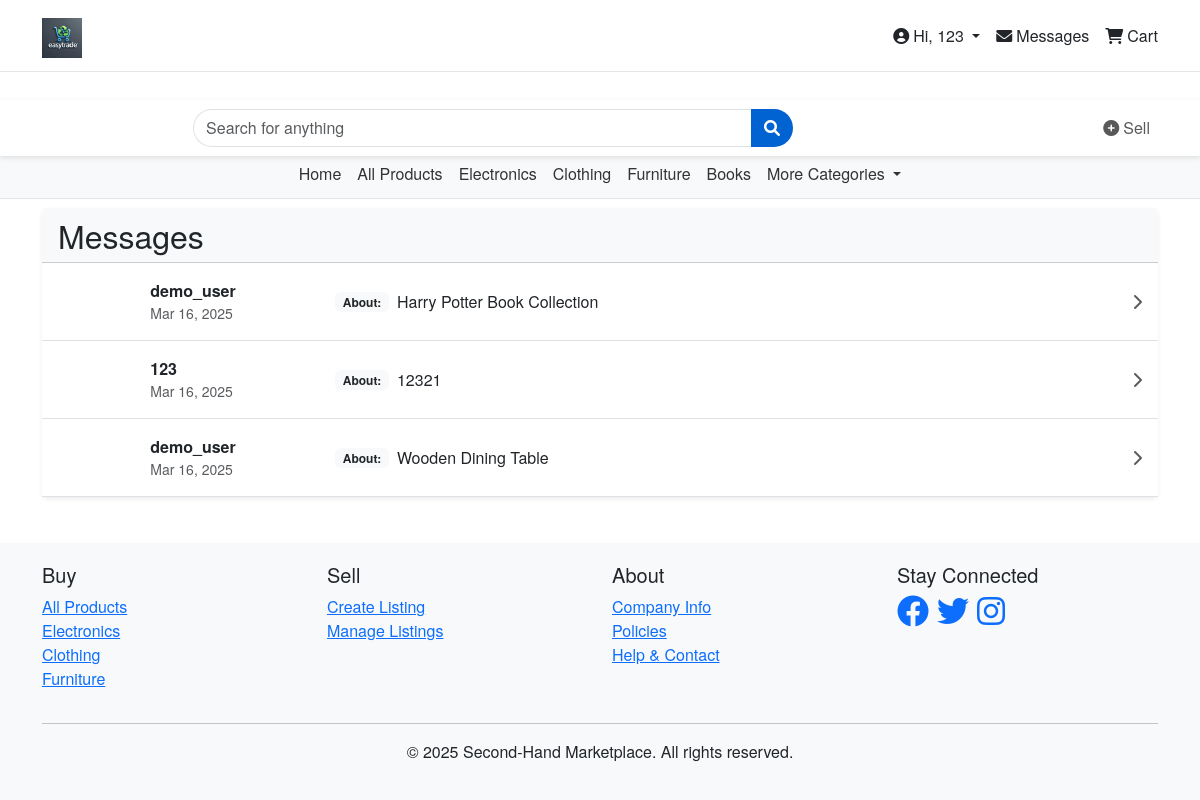
The page /messaging/inbox/ (signed in) on the database its author committed.
### messaging/models.py (models this page shows, shortened)
class Conversation(models.Model):
    participants = models.ManyToManyField(User, related_name='conversations')
    product = models.ForeignKey(Product, on_delete=models.CASCADE, related_name='conversations', null=True, blank=True)
    created_at = models.DateTimeField(auto_now_add=True)
    updated_at = models.DateTimeField(auto_now=True)
    class Meta:
        ordering = ['-updated_at']

### products/models.py (models this page shows, shortened)
class Product(models.Model):
    STATUS_CHOICES = (
        ('available', 'Available'),
        ('sold', 'Sold'),
        ('reserved', 'Reserved'),
    )
    id = models.UUIDField(primary_key=True, default=uuid.uuid4, editable=False)
    title = models.CharField(max_length=200)
    description = models.TextField()
    price = models.DecimalField(max_digits=10, decimal_places=2)
    category = models.ForeignKey(Category, on_delete=models.CASCADE, related_name='products')
    seller = models.ForeignKey(User, on_delete=models.CASCADE, related_name='products')
    condition = models.CharField(max_length=50)
    location = models.CharField(max_length=100)
    status = models.CharField(max_length=20, choices=STATUS_CHOICES, default='available')
    created_at = models.DateTimeField(auto_now_add=True)
    updated_at = models.DateTimeField(auto_now=True)
    class Meta:
        ordering = ['-created_at']

### messaging/views.py (the view)
# urls.py: path('inbox/', views.inbox, name='inbox'),
@login_required
def inbox(request):
    conversations = Conversation.objects.filter(participants=request.user)
    unread_counts = {}
    for conversation in conversations:
        unread_counts[conversation.id] = Message.objects.filter(
            conversation=conversation,
            is_read=False
        ).exclude(sender=request.user).count()
    context = {
        'conversations': conversations,
        'unread_counts': unread_counts,
    }
    return render(request, 'messages/inbox.html', context)

### messaging/context_processors.py (called while the page is built)
def unread_message_count(request):
    count = 0
    if request.user.is_authenticated:
        conversations = Conversation.objects.filter(participants=request.user)
        for conversation in conversations:
            count += Message.objects.filter(
                conversation=conversation,
                is_read=False
            ).exclude(sender=request.user).count()
    return {'unread_message_count': count}

### messaging/templatetags/messaging_extras.py (called while the page is built)
@register.filter
def get_item(dictionary, key):
    return dictionary.get(key, 0)

### templates/messages/inbox.html (shortened to what this page needs)
{% extends 'base.html' %}
{% load messaging_extras %}
{% block content %}
<div class="container mt-4">
    <div class="row">
        <div class="col-md-12">
            <div class="card border-0 shadow-sm">
                <div class="card-header bg-light d-flex justify-content-between align-items-center">
                    <h2 class="mb-0">Messages</h2>
                </div>
                <div class="card-body p-0">
                    {% if conversations %}
                        <div class="list-group list-group-flush">
                            {% for conversation in conversations %}
                                <a href="{% url 'conversation_detail' conversation.id %}" class="list-group-item list-group-item-action py-3 border-bottom">
                                    <div class="row align-items-center">
                                        <div class="col-md-2">
                                            {% with other_user=conversation.participants.exclude.first %}
                                                <div class="d-flex flex-column">
                                                    <span class="fw-bold">{{ other_user.username }}</span>
                                                    <small class="text-muted">{{ conversation.updated_at|date:"M d, Y" }}</small>
                                                </div>
                                            {% endwith %}
                                        </div>
                                        <div class="col-md-7">
                                            {% if conversation.product %}
                                                <div class="d-flex align-items-center">
                                                    <span class="badge bg-light text-dark me-2">About:</span>
                                                    <span>{{ conversation.product.title }}</span>
                                                </div>
                                            {% else %}
                                                <span class="text-muted">General conversation</span>
                                            {% endif %}
                                        </div>
                                        <div class="col-md-2 text-end">
                                            <i class="fas fa-chevron-right text-muted"></i>
                                        </div>
                                    </div>
                                </a>
                            {% endfor %}
                        </div>
                    {% endif %}
                </div>
            </div>
        </div>
    </div>
</div>
{% endblock %}

### templates/base.html (shortened to what this page needs)
<!DOCTYPE html>
<html lang="en">
<head>
    <link href="https://cdn.jsdelivr.net/npm/bootstrap@5.3.0/dist/css/bootstrap.min.css" rel="stylesheet">
    <link rel="stylesheet" href="https://cdnjs.cloudflare.com/ajax/libs/font-awesome/6.0.0/css/all.min.css">
</head>
<body>
    <nav class="navbar navbar-expand-lg navbar-light top-nav">
        <div class="container">
            <a class="navbar-brand" href="{% url 'home' %}">
                <img src="/media/logo.png" alt="Logo" height="40">
            </a>
            <div class="d-flex ms-auto">
                {% if user.is_authenticated %}
                    <div class="nav-item dropdown me-3">
                        <a class="nav-link dropdown-toggle" href="#" id="navbarDropdown" role="button" data-bs-toggle="dropdown">
                            <i class="fas fa-user-circle me-1"></i>Hi, {{ user.username }}
                        </a>
                    </div>
                    <a class="nav-link position-relative me-3" href="{% url 'inbox' %}">
                        <i class="fas fa-envelope me-1"></i>Messages
                    </a>
                {% else %}
                    <a class="nav-link me-3" href="{% url 'login' %}">Sign in</a>
                    <a class="nav-link me-3" href="{% url 'register' %}">Register</a>
                {% endif %}
                <a class="nav-link" href="{% url 'order_list' %}">
                    <i class="fas fa-shopping-cart me-1"></i>Cart
                </a>
            </div>
        </div>
    </nav>
    <nav class="navbar navbar-expand-lg navbar-light main-nav">
        <div class="container">
            <div class="collapse navbar-collapse" id="navbarNav">
                <form class="d-flex search-form mx-auto" action="{% url 'product_list' %}" method="get">
                    <input class="form-control search-input" type="search" name="query" placeholder="Search for anything" aria-label="Search">
                    <button class="btn search-btn" type="submit"><i class="fas fa-search"></i></button>
                </form>
                <ul class="navbar-nav ms-auto">
                    {% if user.is_authenticated %}
                    <li class="nav-item">
                        <a class="nav-link" href="{% url 'create_product' %}">
                            <i class="fas fa-plus-circle me-1"></i>Sell
                        </a>
                    </li>
                    {% endif %}
                </ul>
            </div>
        </div>
    </nav>
    <nav class="navbar navbar-expand-lg navbar-light category-nav">
        <div class="container">
            <div class="collapse navbar-collapse" id="categoryNav">
                <ul class="navbar-nav mx-auto">
                    <li class="nav-item">
                        <a class="nav-link" href="{% url 'home' %}">Home</a>
                    </li>
                    <li class="nav-item">
                        <a class="nav-link" href="{% url 'product_list' %}">All Products</a>
                    </li>
                    <li class="nav-item">
                        <a class="nav-link" href="{% url 'category_products' 'electronics' %}">Electronics</a>
                    </li>
                    <li class="nav-item">
                        <a class="nav-link" href="{% url 'category_products' 'clothing' %}">Clothing</a>
                    </li>
                    <li class="nav-item">
                        <a class="nav-link" href="{% url 'category_products' 'furniture' %}">Furniture</a>
                    </li>
                    <li class="nav-item">
                        <a class="nav-link" href="{% url 'category_products' 'books' %}">Books</a>
                    </li>
                    <li class="nav-item dropdown">
                        <a class="nav-link dropdown-toggle" href="#" id="categoriesDropdown" role="button" data-bs-toggle="dropdown">
                            More Categories
                        </a>
                    </li>
                </ul>
            </div>
        </div>
    </nav>
    <div class="content">
        {% block content %}{% endblock %}
    </div>
    <footer class="footer">
        <div class="container">
            <div class="row">
                <div class="col-md-3">
                    <h5>Buy</h5>
                    <ul class="list-unstyled">
                        <li><a href="{% url 'product_list' %}">All Products</a></li>
                        <li><a href="{% url 'category_products' 'electronics' %}">Electronics</a></li>
                        <li><a href="{% url 'category_products' 'clothing' %}">Clothing</a></li>
                        <li><a href="{% url 'category_products' 'furniture' %}">Furniture</a></li>
                    </ul>
                </div>
                <div class="col-md-3">
                    <h5>Sell</h5>
                    <ul class="list-unstyled">
                        <li><a href="{% url 'create_product' %}">Create Listing</a></li>
                        <li><a href="{% url 'dashboard' %}">Manage Listings</a></li>
                    </ul>
                </div>
                <div class="col-md-3">
                    <h5>About</h5>
                    <ul class="list-unstyled">
                        <li><a href="#">Company Info</a></li>
                        <li><a href="#">Policies</a></li>
                        <li><a href="#">Help & Contact</a></li>
                    </ul>
                </div>
                <div class="col-md-3">
                    <h5>Stay Connected</h5>
                    <div class="d-flex">
                        <a href="#" class="me-2"><i class="fab fa-facebook fa-2x"></i></a>
                        <a href="#" class="me-2"><i class="fab fa-twitter fa-2x"></i></a>
                        <a href="#" class="me-2"><i class="fab fa-instagram fa-2x"></i></a>
                    </div>
                </div>
            </div>
            <hr>
            <div class="text-center">
                <p>&copy; {% now "Y" %} Second-Hand Marketplace. All rights reserved.</p>
            </div>
        </div>
    </footer>
</body>
</html>

### templates/base.html (style rules this page uses)
:root { --ebay-blue: #0063D1; --ebay-red: #e53238; --ebay-yellow: #f5af02; --ebay-green: #86b817; }
body { padding-top: 160px; min-height: 100vh; display: flex; flex-direction: column; font-family: "Helvetica Neue", Helvetica, Arial, sans-serif; }
.content { flex: 1; }
.footer { margin-top: auto; padding: 20px 0; background-color: #f8f9fa; }
.navbar-brand { font-weight: bold; color: var(--ebay-blue) !important; font-size: 1.8rem; }
.top-nav { background-color: #fff; border-bottom: 1px solid #e5e5e5; padding: 8px 0; z-index: 1030; position: fixed; top: 0; left: 0; right: 0; }
.main-nav { background-color: #fff; box-shadow: 0 2px 5px rgba(0,0,0,0.1); z-index: 1020; position: fixed; top: 100px; left: 0; right: 0; }
.search-form { width: 100%; max-width: 600px; }
.search-input { border-radius: 20px 0 0 20px !important; border-right: none; }
.search-btn { border-radius: 0 20px 20px 0 !important; background-color: var(--ebay-blue); color: white; }
.category-nav { background-color: #f8f9fa; padding: 8px 0; border-bottom: 1px solid #e5e5e5; z-index: 1010; position: fixed; top: 150px; left: 0; right: 0; }
.category-nav .nav-link { color: #333; font-weight: 500; padding: 0.25rem 1rem; }

### rows shown on the page
Conversation: participants.exclude.first.username "demo_user", updated_at "Mar 16, 2025", product "Harry Potter Book Collection"
Conversation: participants.exclude.first.username "123", updated_at "Mar 16, 2025", product "12321"
Conversation: participants.exclude.first.username "demo_user", updated_at "Mar 16, 2025", product "Wooden Dining Table"

### other values the page prints
{{ user.username }} "123"
